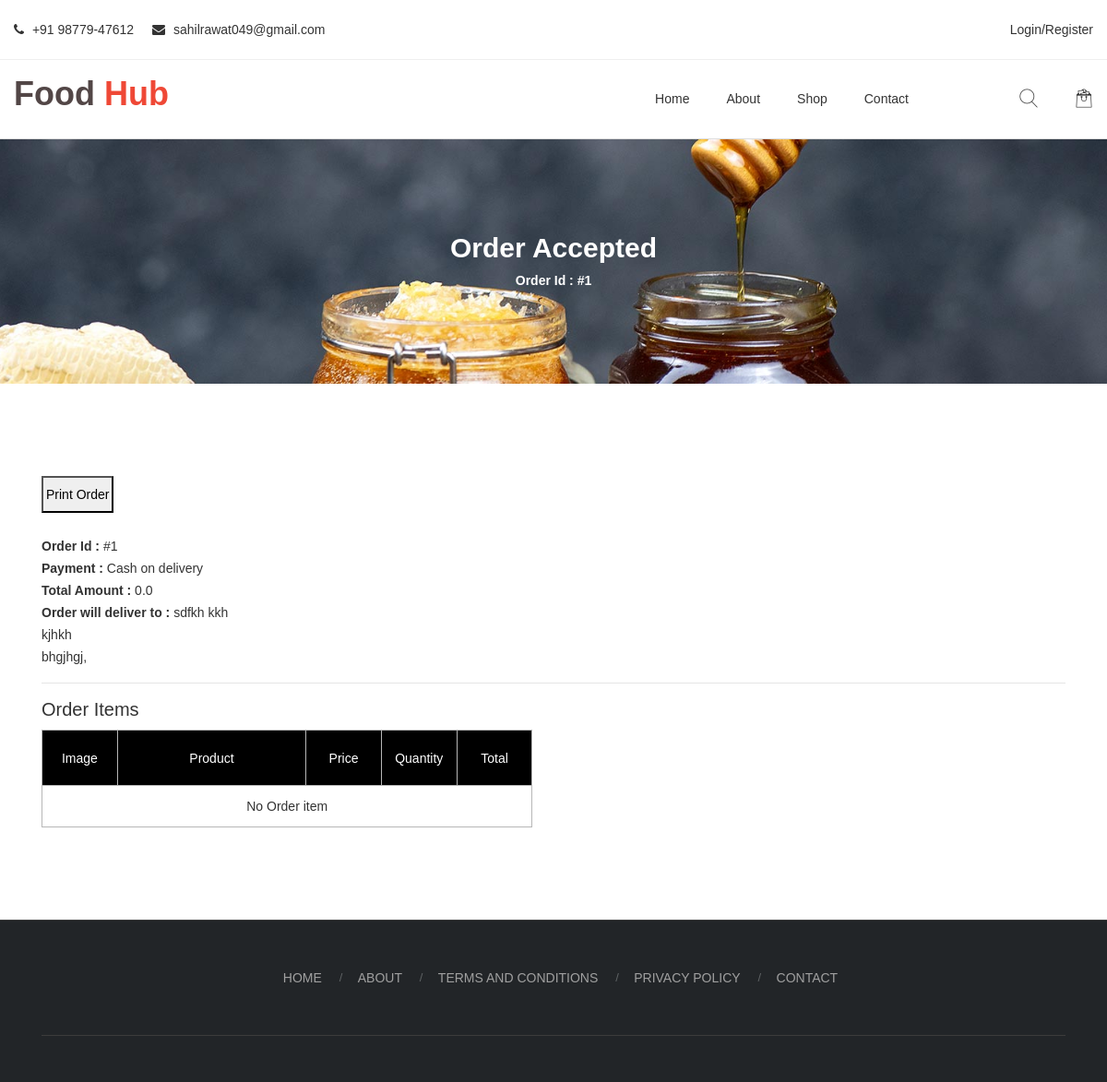
/order-success/1, run on the app's committed database.
### pages/models.py (models this page shows)
class Order(models.Model):
    billing_address=models.CharField(max_length=300)
    country=models.CharField(max_length=100)
    email=models.TextField()
    phone=models.TextField()
    first_name=models.CharField(max_length=100)
    last_name=models.CharField(max_length=100)
    zipcode=models.CharField(max_length=10)
    city=models.CharField(max_length=100)
    amount=models.FloatField()
    user_id=models.ForeignKey(User, on_delete=models.CASCADE)
    payment_method=models.CharField(max_length=50,default="cod")

### pages/views.py (the view)
# urls.py: path("order-success/<orderId>",views.orderAccept,name='orderSuccess'),
def orderAccept(request, orderId):
    ctx={}
    try:
        order = Order.objects.get(id=orderId)
        orderItems= Order_items.objects.filter(order_id=order)
        ctx['order'] = order
        ctx['orderItems'] = orderItems
    except:
        ctx['order'] = None
        ctx['orderItems']= []
    return render(request,'success.html', ctx)

### template/success.html (shortened to what this page needs)
{% extends 'layouts/base.html' %}
{% load static %}
{% block content %}
<div class="breadcumb-area bg-img-4 ptb-100">
    <div class="container">
        <div class="row">
            <div class="col-12">
                <div class="breadcumb-wrap text-center">
                    <h2>Order Accepted </h2>
                    <ul>
                        <li><b>Order Id : #{{order.id}} </b></li>
                    </ul>
                </div>
            </div>
        </div>
    </div>
</div>
<div class="cart-area ptb-100">
    <div class="container">
        <div class="row">
            <div class="col-12">
                <a href="javascript:window.print()"><button style="padding:6px 3px"> Print Order</button></a>
                <br/><br/>
                <div> <strong>Order Id : </strong> #{{order.id}} </div>
                <div> <strong>Payment : </strong> Cash on delivery </div>
                <div> <strong>Total Amount : </strong> {{order.amount}} </div>
                <div> <strong>Order will deliver to : </strong> {{order.first_name}} {{order.last_name}}
                <br/>
                    {{order.billing_address}}<br/>
                    {{order.city}}, {{order.county}} {{order.zipcode}}
                </div>
                <hr/>
                <h5>Order Items</h5>
                    <table class="table-responsive cart-wrap">
                        <thead>
                            <tr>
                                <th class="images">Image</th>
                                <th class="product">Product</th>
                                <th class="ptice">Price</th>
                                <th class="quantity">Quantity</th>
                                <th class="total">Total</th>
                            </tr>
                        </thead>
                        <tbody>
                            {% if orderItems|length <= 0 %}
                            <tr ><td colspan="5">
                                No Order item
                            </td></td></tr>
                            {% endif %}
                        </tbody>
                    </table>
            </div>
        </div>
    </div>
</div>
{% endblock %}

### static/css/styles.css (style rules this page uses)
* { margin: 0; padding: 0; }
body { font-family: 'Poppins', sans-serif; font-size: 14px; line-height: 24px; color: #333; }
h1, h2, h3, h4, h5, h6 { margin-bottom: 10px; margin-top: 0px; font-family: 'Poppins', sans-serif; }
input, button, img { transition: all .3s; -webkit-transition: all .3s; -moz-transition: all .3s; }
a { -webkit-transition: all 0.3s ease 0s; transition: all 0.3s ease 0s; -webkit-transition: all .3s; -moz-transition: all .3s; text-decoration: none; color: #333; }
button { cursor: pointer; }
ul { list-style: outside none none; margin: 0; padding: 0; }
div { transition: all .3s; -webkit-transition: all .3s; -moz-transition: all .3s; }
.bg-img-4 { background: url(../images/bg/3.jpg) no-repeat center center / cover; }
.ptb-100 { padding: 100px 0px; }
.breadcumb-wrap h2 { font-size: 30px; font-weight: 700; margin-bottom: 5px; color:#fff; }
.breadcumb-wrap ul li { display: inline-block; padding: 0px 5px; color:#fff; }
.breadcumb-wrap ul li:after { content: "/"; position: relative; left: 7px; }
.breadcumb-wrap ul li:last-child:after { display: none; }
.cart-wrap td, .cart-wrap th { width: 10%; border: 1px solid #b7b7b7; text-align: center; font-weight: 500; }
.cart-wrap td { padding: 10px; }
.cart-wrap thead { background: #000; color: #fff; }
.cart-wrap .product { width: 25%; }
.cart-wrap .quantity { position: relative; }
.cart-wrap th { height: 60px; font-weight: 400; }

### data on the page
Order: id "1", amount "0.0", first_name "sdfkh", last_name "kkh", billing_address "kjhkh", city "bhgjhgj"
